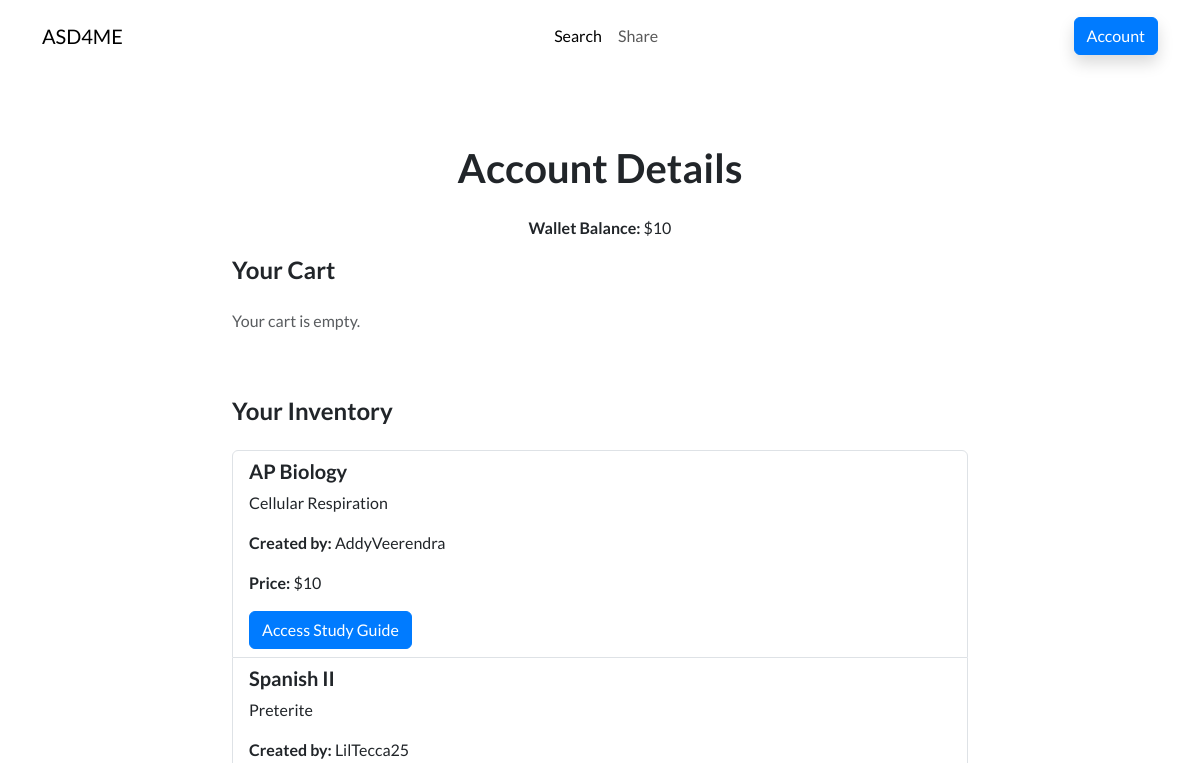
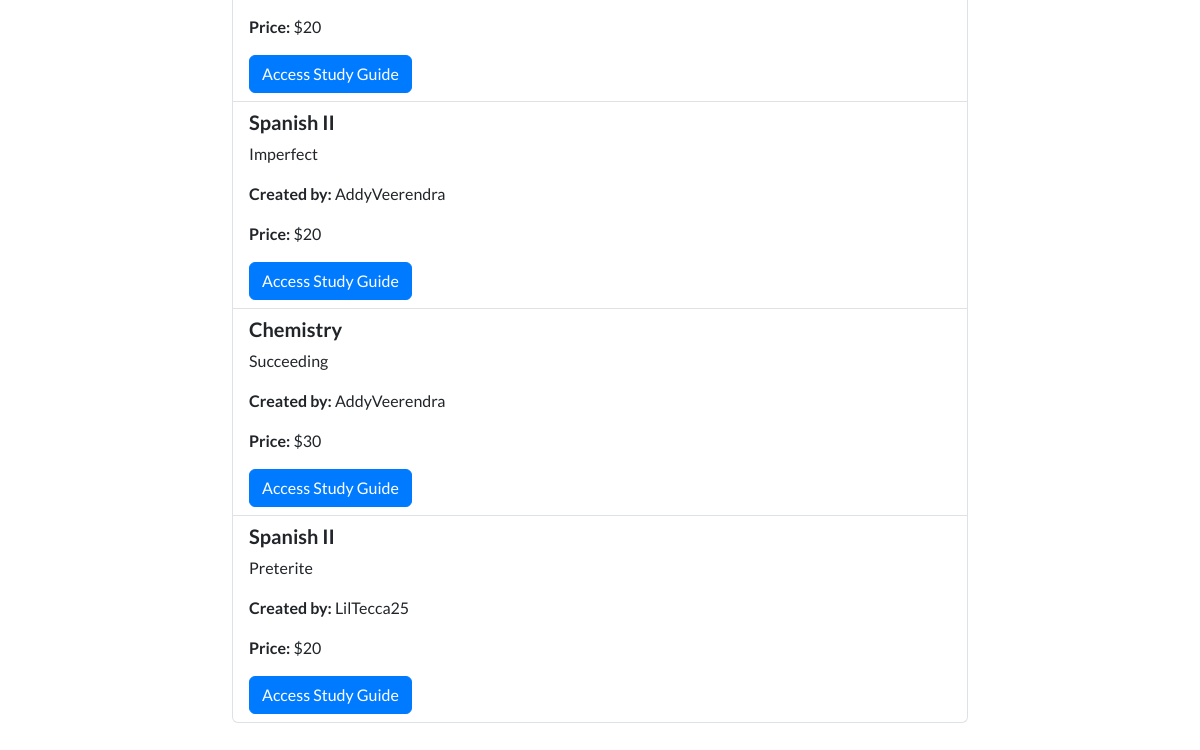
Before: /market/account (signed in) with the older database file (2 pictures, top to bottom).
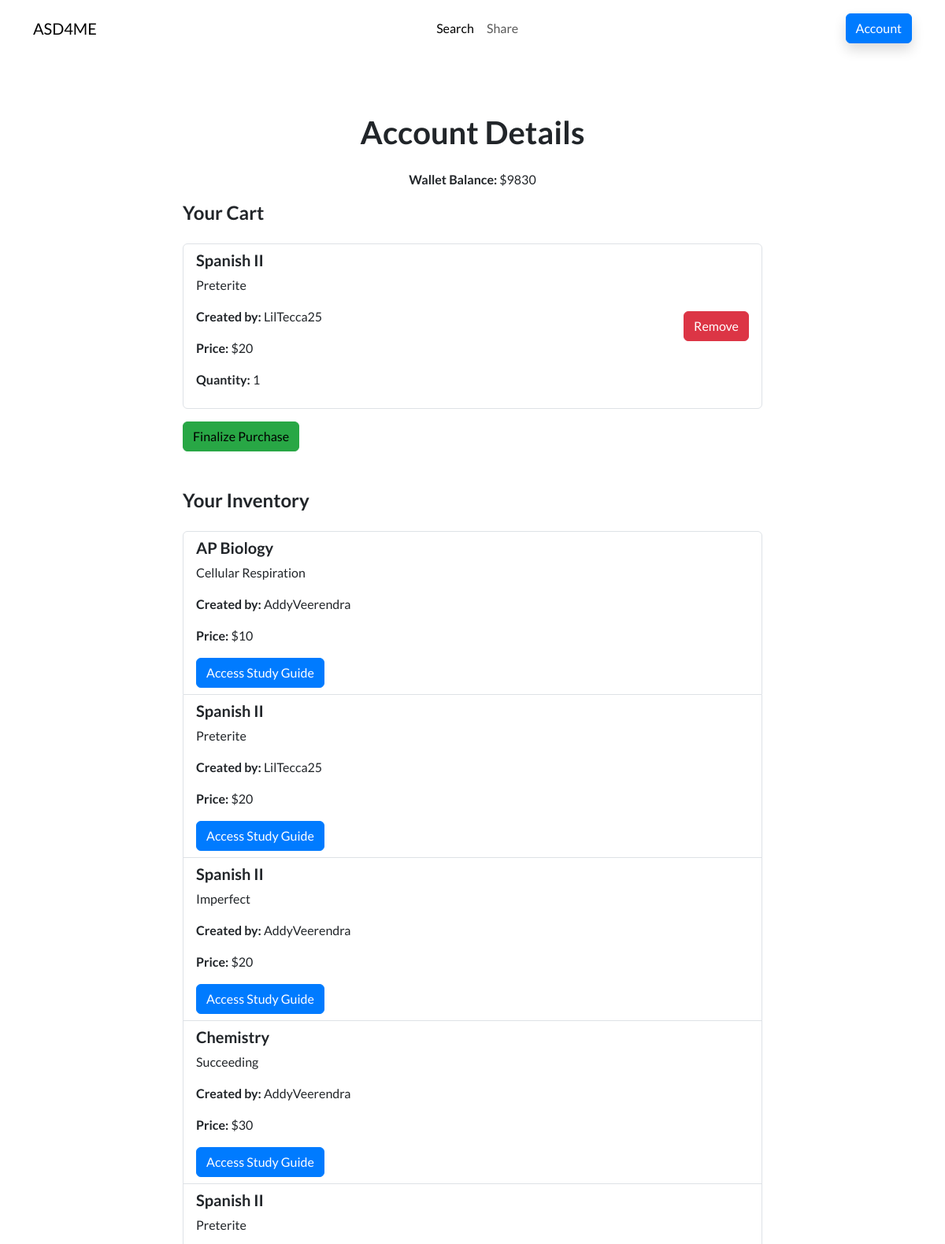
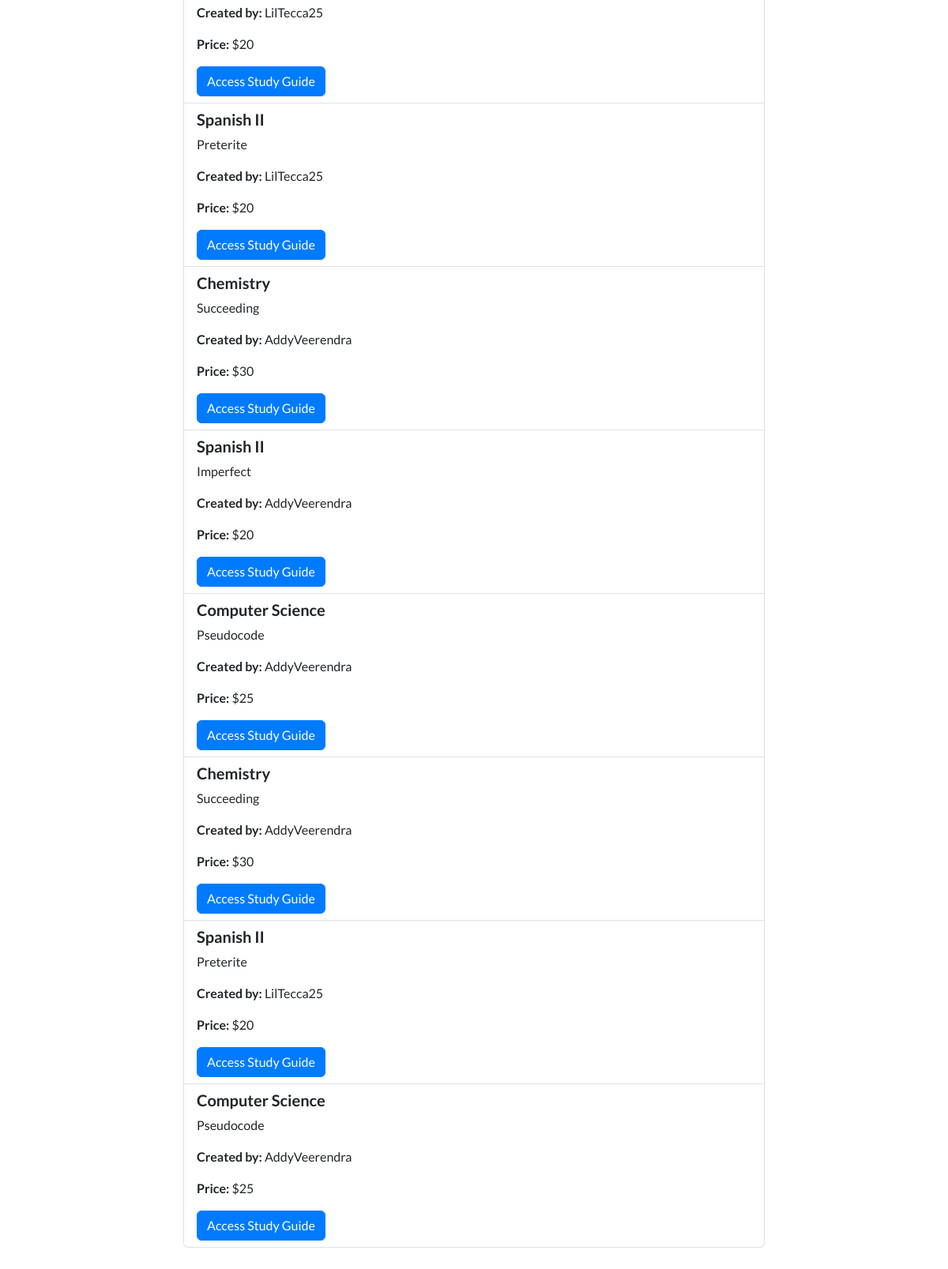
After: the same page with the newer database file (2 pictures, top to bottom).
### models.py (models this page shows)
class Inventory(db.Model):
    id = db.Column(db.Integer, primary_key=True)
    user_id = db.Column(db.Integer, db.ForeignKey('user.id'), nullable=False)
    study_guide_id = db.Column(db.Integer, db.ForeignKey('study_guide.id'), nullable=False)
    study_guide = db.relationship('StudyGuide')
    user = db.relationship('User', backref='inventory_items')

class StudyGuide(db.Model):
    id = db.Column(db.Integer, primary_key=True)
    Class = db.Column(db.String(20), nullable=False)
    UnitTopic = db.Column(db.String(20), nullable=False)
    Price = db.Column(db.Integer, nullable=False)
    Creator = db.Column(db.String(20), nullable=False)
    Link = db.Column(db.String(100), nullable=False)

class User(db.Model, UserMixin):
    id = db.Column(db.Integer, primary_key=True)
    username = db.Column(db.String(20), nullable=False, unique=True)
    password = db.Column(db.String(80), nullable=False)
    wallet = db.Column(db.Integer, nullable=False, default=0)
    is_admin = db.Column(db.Boolean, default=False, nullable=False)
    cart = db.relationship('Cart', uselist=False, backref='user')

class CartItem(db.Model):
    id = db.Column(db.Integer, primary_key=True)
    cart_id = db.Column(db.Integer, db.ForeignKey('cart.id'), nullable=False)
    study_guide_id = db.Column(db.Integer, db.ForeignKey('study_guide.id'), nullable=False)
    quantity = db.Column(db.Integer, nullable=False, default=1)
    study_guide = db.relationship('StudyGuide')

### Market.py (the view, shortened to what this page needs)
@market_bp.route('/account', methods=['GET', 'POST'])
@login_required
def account_home():
    cart = current_user.cart
    cart_items = CartItem.query.filter_by(cart_id=cart.id).all() if cart else []
    inventory_items = Inventory.query.filter_by(user_id=current_user.id).all()
    form = FlaskForm()
    return render_template('account.html', wallet=current_user.wallet, cart_items=cart_items, inventory=inventory_items, form=form)

### ASD4ME.py (called while the page is built)
@login_manager.user_loader
def load_user(user_id):
    return User.query.get(int(user_id))

### templates/account.html (shortened to what this page needs)
<!DOCTYPE html>
<html lang="en">
<head>
    <link rel="stylesheet" href="/static/assets/bootstrap/css/bootstrap.min.css">
</head>
<body>
    <nav class="navbar navbar-expand-md fixed-top navbar-shrink py-3 navbar-light" id="mainNav">
        <div class="container">
            <a class="navbar-brand d-flex align-items-center" href="/market"><span>ASD4ME</span></a>
            <div class="collapse navbar-collapse" id="navcol-1">
                <ul class="navbar-nav mx-auto">
                    <li class="nav-item"><a class="nav-link active" href="/market/search">Search</a></li>
                    <li class="nav-item"><a class="nav-link" href="/market/share">Share</a></li>
                </ul>
                <a class="btn btn-primary shadow" role="button" href="/market/account">Account</a>
            </div>
        </div>
    </nav>
    <section class="py-5 mt-5">
        <div class="container py-5">
            <div class="row">
                <div class="col-md-8 col-xl-6 text-center mx-auto">
                    <h2 class="display-6 fw-bold mb-4">Account Details</h2>
                    <p><strong>Wallet Balance:</strong> ${{ wallet }}</p>
                </div>
            </div>
            <div class="row d-flex justify-content-center">
                <div class="col-md-8">
                    <h4 class="mb-4">Your Cart</h4>
                    {% if cart_items %}
                        <ul class="list-group">
                            {% for item in cart_items %}
                                <li class="list-group-item d-flex justify-content-between align-items-center">
                                    <div>
                                        <h5>{{ item.study_guide.Class }}</h5>
                                        <p>{{ item.study_guide.UnitTopic }}</p>
                                        <p><strong>Created by:</strong> {{ item.study_guide.Creator }}</p>
                                        <p><strong>Price:</strong> ${{ item.study_guide.Price }}</p>
                                        <p><strong>Quantity:</strong> {{ item.quantity }}</p>
                                    </div>
                                    <form action="{{ url_for('market_bp.account_home') }}" method="post">
                                        <button class="btn btn-danger" type="submit">Remove</button>
                                    </form>
                                </li>
                            {% endfor %}
                        </ul>
                        <form action="{{ url_for('market_bp.finalize_purchase') }}" method="post">
                            <button class="btn btn-success mt-3" type="submit">Finalize Purchase</button>
                        </form>
                    {% else %}
                        <p class="text-muted">Your cart is empty.</p>
                    {% endif %}
                </div>
            </div>
            <div class="row d-flex justify-content-center mt-5">
                <div class="col-md-8">
                    <h4 class="mb-4">Your Inventory</h4>
                    {% if inventory %}
                        <ul class="list-group">
                            {% for item in inventory %}
                                <li class="list-group-item">
                                    <div>
                                        <h5>{{ item.study_guide.Class }}</h5>
                                        <p>{{ item.study_guide.UnitTopic }}</p>
                                        <p><strong>Created by:</strong> {{ item.study_guide.Creator }}</p>
                                        <p><strong>Price:</strong> ${{ item.study_guide.Price }}</p>
                                        <a href="{{ item.study_guide.Link if item.study_guide.Link.startswith('http') else 'https://' + item.study_guide.Link }}" class="btn btn-primary">Access Study Guide</a>
                                    </div>
                                </li>
                            {% endfor %}
                        </ul>
                    {% else %}
                        <p class="text-muted">Your inventory is empty.</p>
                    {% endif %}
                </div>
            </div>
        </div>
    </section>
</body>
</html>

Changed rows visible on the page:
now on this page (row edited): User: wallet "9830"
added CartItem: study_guide.Class "Spanish II", study_guide.UnitTopic "Preterite", study_guide.Creator "LilTecca25", study_guide.Price "20", quantity "1"
added Inventory: study_guide.Class "Spanish II", study_guide.UnitTopic "Preterite", study_guide.Creator "LilTecca25", study_guide.Price "20"
added Inventory: study_guide.Class "Chemistry", study_guide.UnitTopic "Succeeding", study_guide.Creator "AddyVeerendra", study_guide.Price "30"
added Inventory: study_guide.Class "Spanish II", study_guide.UnitTopic "Imperfect", study_guide.Creator "AddyVeerendra", study_guide.Price "20"
added Inventory: study_guide.Class "Computer Science", study_guide.UnitTopic "Pseudocode", study_guide.Creator "AddyVeerendra", study_guide.Price "25"
added Inventory: study_guide.Class "Chemistry", study_guide.UnitTopic "Succeeding", study_guide.Creator "AddyVeerendra", study_guide.Price "30"
added Inventory: study_guide.Class "Spanish II", study_guide.UnitTopic "Preterite", study_guide.Creator "LilTecca25", study_guide.Price "20"
added Inventory: study_guide.Class "Computer Science", study_guide.UnitTopic "Pseudocode", study_guide.Creator "AddyVeerendra", study_guide.Price "25"
Other visible differences:
{{ wallet }}: "10" → (not shown)
text no longer shown: "Your cart is empty."
text now shown: "Finalize Purchase"
